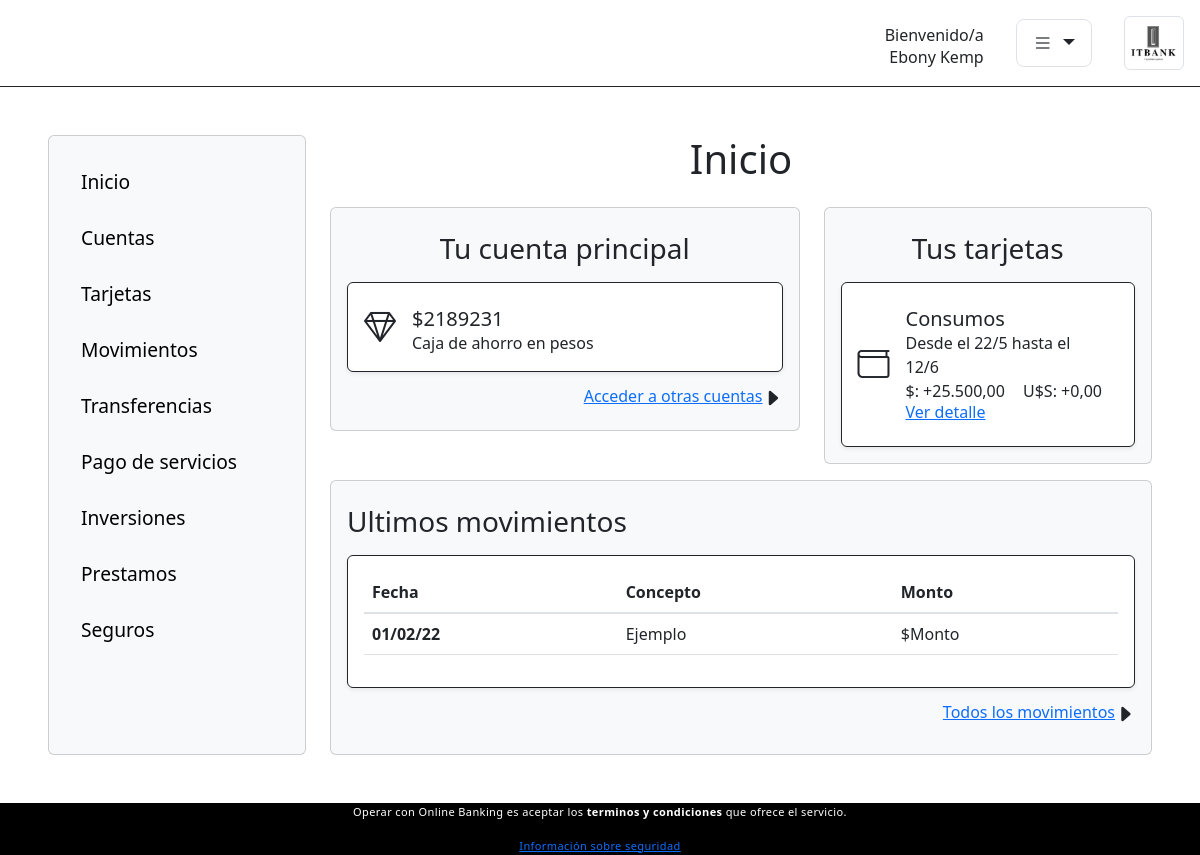
Before: /cuentas/1/ (signed in) with the older database file.
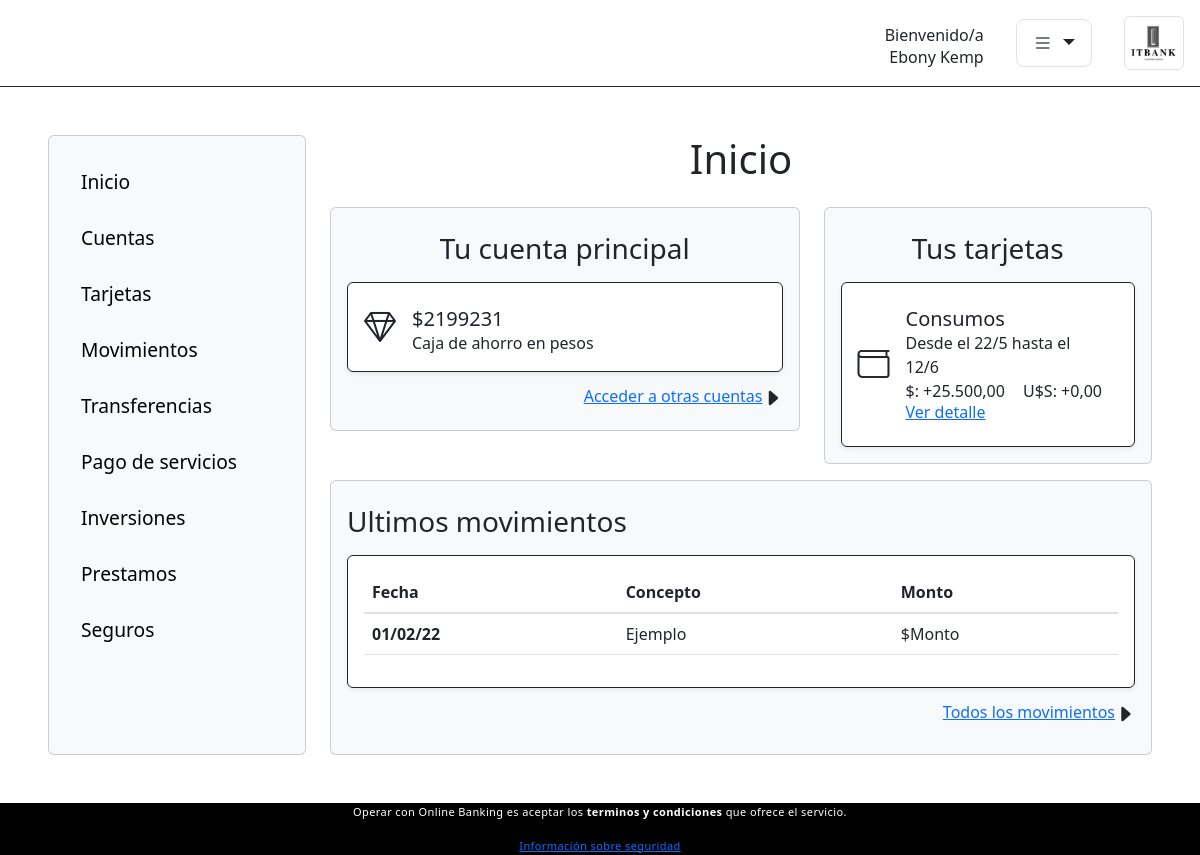
After: the same page with the newer database file.
### Cuentas/models.py (models this page shows, shortened)
class Cuenta(models.Model):
    account_id = models.AutoField(primary_key=True)
    customer_id = models.IntegerField()
    balance = models.IntegerField()
    iban = models.TextField()
    tipo = models.ForeignKey('TiposDeCuenta',related_name = 'cuentas', on_delete=models.CASCADE, blank=True, null=True)
    class Meta:
        db_table = 'cuenta'

class TiposDeCuenta(models.Model):
    tipo_id = models.AutoField(primary_key=True, blank=True)
    nombre_cuenta = models.TextField()
    class Meta:
        db_table = 'tipos_de_cuenta'

### Cuentas/views.py (the view)
# urls.py: path('<int:cuenta_id>/', views.index, name='index'),
@login_required
def index(request, cuenta_id):
    cuentas = Cuenta.objects.filter(customer_id = request.user.cliente.customer_id).order_by('account_id')
    for indice, elem in enumerate(cuentas):
        cuenta = cuentas[indice == cuenta_id + 1]
    if cuenta_id > len(cuentas):
        messages.error(request, 'Cuenta no existente')
        return HttpResponseRedirect(reverse('Cuentas:index', args=(1,)))
    else:
        return render(request, 'cuentas/index.html', {'cuenta':cuenta, 'id':cuenta_id})

### Clientes/models.py (called while the page is built)
    def __str__(self):
        return '{} {}'.format(self.customer_name,self.customer_surname)

### Cuentas/templates/cuentas/index.html (shortened to what this page needs)
{% extends 'inicio/base.html' %}
{% load static %}
{% block aside %}
{% include 'inicio/aside.html' %}
{% endblock %}
{% block content-size %} 'col-9' {% endblock %}
{% block title %} Inicio {% endblock %}
{% block content %}
<div class="row gx-4">
    <div class="col-lg-7 col-12">
      <div class="card p-3 mt-3 bg-light">
        <div class="my-2">
          {% if id == 1 %}
          <h3 class = 'text-center'>Tu cuenta principal</h3>
          {% else %}
          <h3 class = 'text-center'>Cuenta {{id}}</h3>
          {% endif %}
        </div>
        <div
          class="bg-white border border-dark card-body shadow-sm rounded d-flex align-items-center">
          <i class="bi bi-gem"></i>
          <div class="d-flex align-self-center flex-column mx-3 mt-2">
            <h5 class="p-0 m-0">${{cuenta.balance}}</h5>
            <p class="p-0 m-0">{{ cuenta.tipo.nombre_cuenta}}</p>
          </div>
        </div>
        <div class="d-flex mt-2 align-items-center justify-content-end">
            <a class="h6 m-0 p-0" href={% url 'cuentas:cuentas' id%}>Acceder a otras cuentas</a>
            <i class="bi bi-caret-right-fill fs-5 mt-1"></i>
          </div>
      </div>
    </div>
    <div class="col-lg-5 col-12">
      <div class="card p-3 mt-3 bg-light">
        <div class="my-2">
          <h3 class = 'text-center'>Tus tarjetas</h3>
        </div>
        <div
          class="bg-white border border-dark card-body shadow-sm rounded d-flex align-items-center"
        >
        <i class="bi bi-wallet"></i>
        <div class="d-flex align-self-center flex-column mx-3 mt-2">
          <h5 class="p-0 m-0">Consumos</h5>
          <p class="p-0 m-0">Desde el 22/5 hasta el 12/6</p>
          <span class="d-flex justify-content-between">
            <p class="p-0 m-0">$: +25.500,00</p>
            <p class="p-0 m-0">U$S: +0,00</p>
          </span>
          <a class="h6" href="">Ver detalle</a>
        </div>
      </div>
      </div>
    </div>
  </div>
  <div class="card p-3 mt-3 bg-light">
    <div class="my-2">
      <h3>Ultimos movimientos</h3>
    </div>
    <div class="bg-white border border-dark card-body shadow-sm rounded d-flex align-items-center">
      <table class="table">
        <thead>
          <tr>
            <th class="border-top-0" scope="col">Fecha</th>
            <th class="border-top-0" scope="col">Concepto</th>
            <th class="border-top-0" scope="col">Monto</th>
          </tr>
        </thead>
        <tbody>
          <tr>
            <th scope="row">01/02/22</th>
            <td>Ejemplo</td>
            <td>$Monto</td>
          </tr>
        </tbody>
      </table>
    </div>
    <div class="my-2 d-flex justify-content-end flecha">
      <div class="d-flex align-items-center">
        <a class="h6 m-0 p-0">Todos los movimientos</a>
        <i class="bi bi-caret-right-fill fs-5 mt-1"></i>
      </div>
    </div>
  </div>
</div>
{% endblock %}

Changed rows visible on the page:
changed Cuenta "Caja de ahorro en pesos": balance "2189231" → "2199231"
